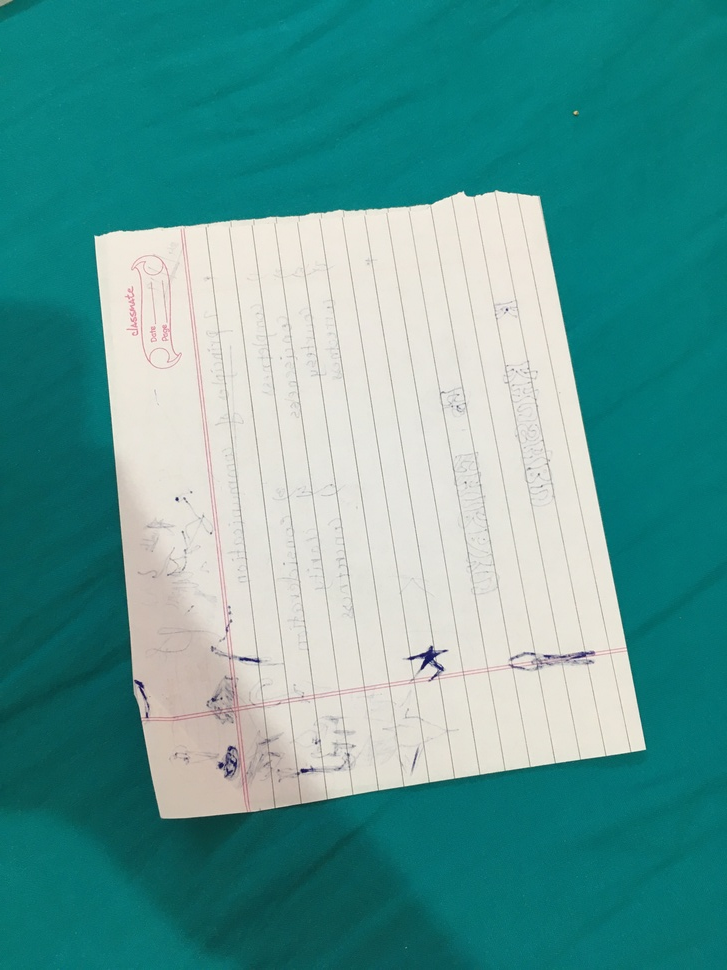
#> input picture IP/Learning/IMG_2628.JPG, 727 x 970 px, shrunk from 3024 x 4032 before the run, given in place of the camera
$ python Colour_Filter_mask.py
#> lines starting #> are read from the running program, lines starting #| are printed output that depends on the picture; after the words box and inside, x2 and y2 are one past the last pixel; in counts of white or black regions, pixels touching at a corner belong together
import cv2
import numpy as np

def mouse(event,x,y,z,w):
    print(x,y)
    pixel = res[y,x]
    print(pixel)


def lol(self):
    pass


cap = cv2.VideoCapture(0)

cv2.namedWindow('Control')
cv2.createTrackbar('Hue','Control',0,180,lol)
#> slider 'Hue' is set to 60
cv2.createTrackbar('Saturation','Control',0,255,lol)
#> slider 'Saturation' is set to 85
cv2.createTrackbar('Value','Control',0,255,lol)
#> slider 'Value' is set to 85

#Mouse function
cv2.namedWindow('res')
cv2.setMouseCallback('res',mouse)

while True:
    xg,frame = cap.read()
#> frame is the input picture: shape (970, 727, 3); mean B, G, R 150.4, 154.3, 91.1
    #cv2.imshow("frame",frame)
    hsv = cv2.cvtColor(frame,cv2.COLOR_BGR2HSV)
#> hsv: shape (970, 727, 3); mean H, S, V 64, 152.9, 156.5

    #setting HSV values using slider
    H = cv2.getTrackbarPos('Hue','Control')
    S = cv2.getTrackbarPos('Saturation','Control')
    V = cv2.getTrackbarPos('Value','Control')

    #lower and upper limit of
    lowerred=np.array([H,S,V])
    upperred=np.array([180,255,255])

    mask10 = cv2.inRange(hsv,lowerred,upperred)
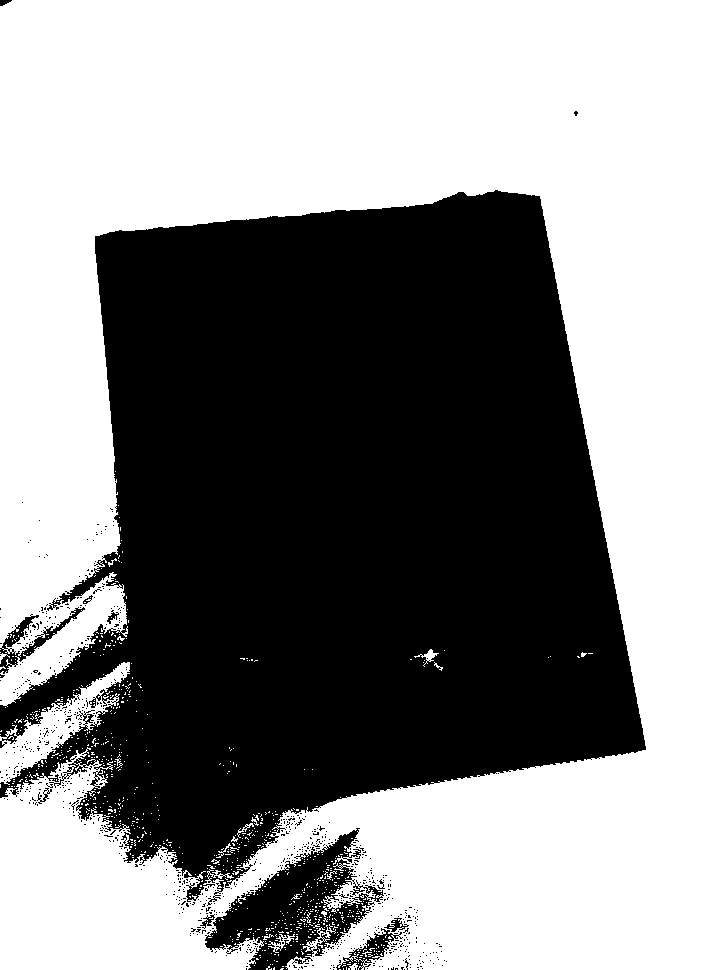
#> mask10: shape (970, 727); 55.8% white; 788 black regions (777 under 20 px), largest, box (x1, y1, x2, y2) and area: (0, 190, 646, 906) 297585, (205, 828, 384, 970) 10160, (0, 607, 85, 674) 1080

    res = cv2.bitwise_and(frame,frame,mask = mask10) #logical and of mask and image
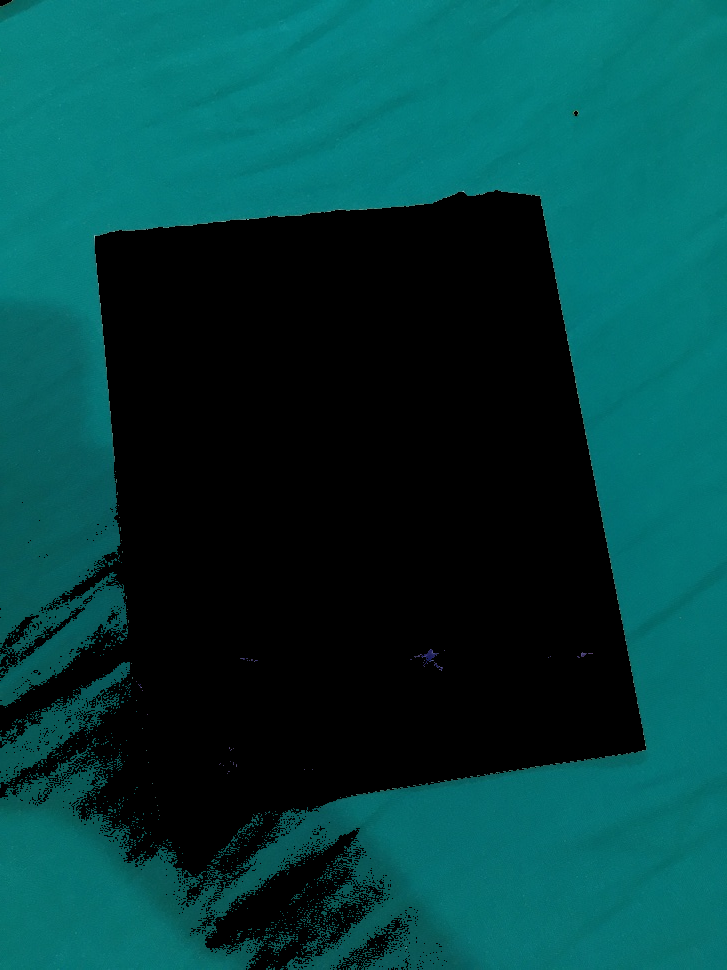
#> res: shape (970, 727, 3); mean B, G, R 64.1, 64.6, 3.2

    #print(res)
    cv2.imshow('res',res)

    if cv2.waitKey(1) & 0xFF == ord('q'):
#> (key q is pressed here)
        break

cap.release()
print(len(res))
#| 970

$ run again, on IP/Learning/IMG_3879.jpg
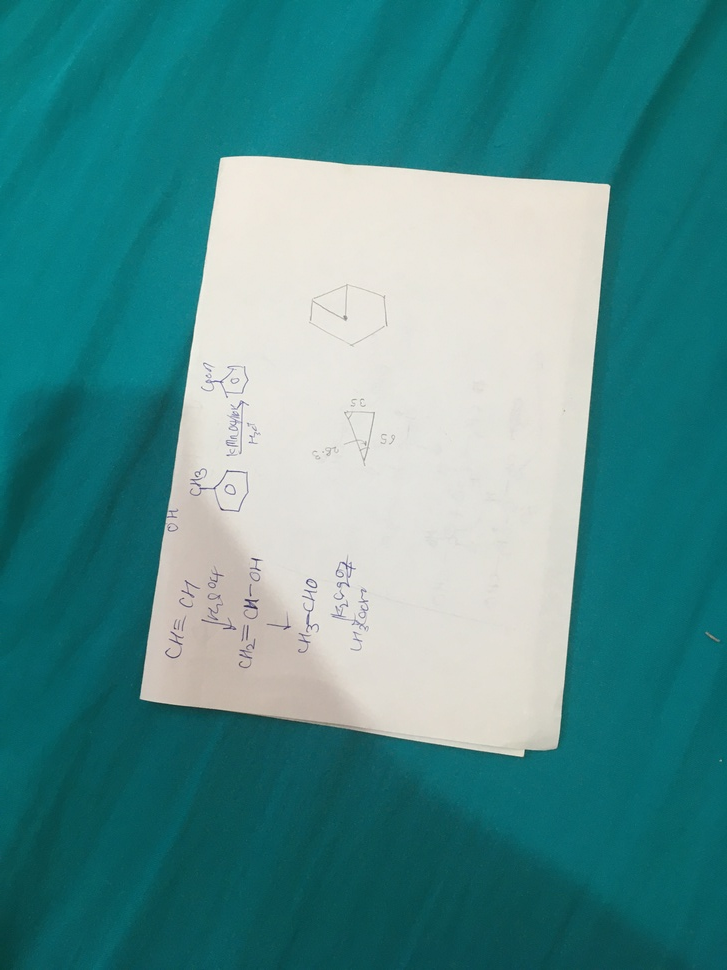
#> input picture IP/Learning/IMG_3879.jpg, 727 x 970 px, shrunk from 3024 x 4032 before the run, given in place of the camera
#> frame is the input picture: shape (970, 727, 3); mean B, G, R 141.6, 141.2, 79.5
#> hsv: shape (970, 727, 3); mean H, S, V 69.8, 159.9, 145.5
#> `mask10 = cv2.inRange(hsv,lowerred,upperred)`:
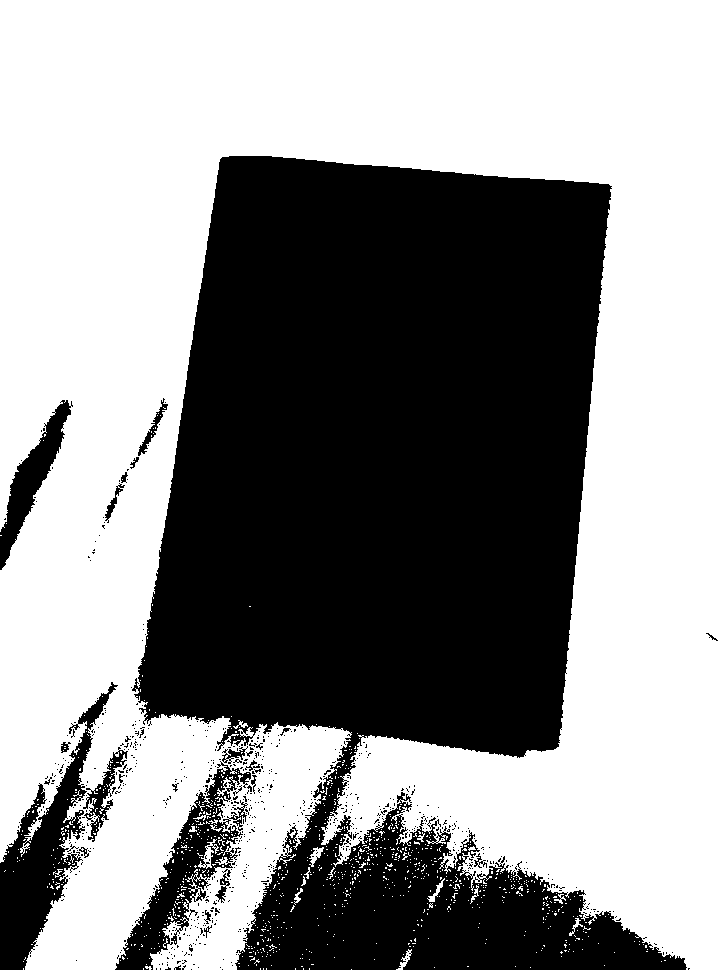
#> mask10: shape (970, 727); 57.6% white; 718 black regions (690 under 20 px), largest, box (x1, y1, x2, y2) and area: (132, 156, 687, 970) 273816, (0, 682, 118, 970) 9777, (115, 761, 251, 970) 7395
#> `res = cv2.bitwise_and(frame,frame,mask = mask10)`:
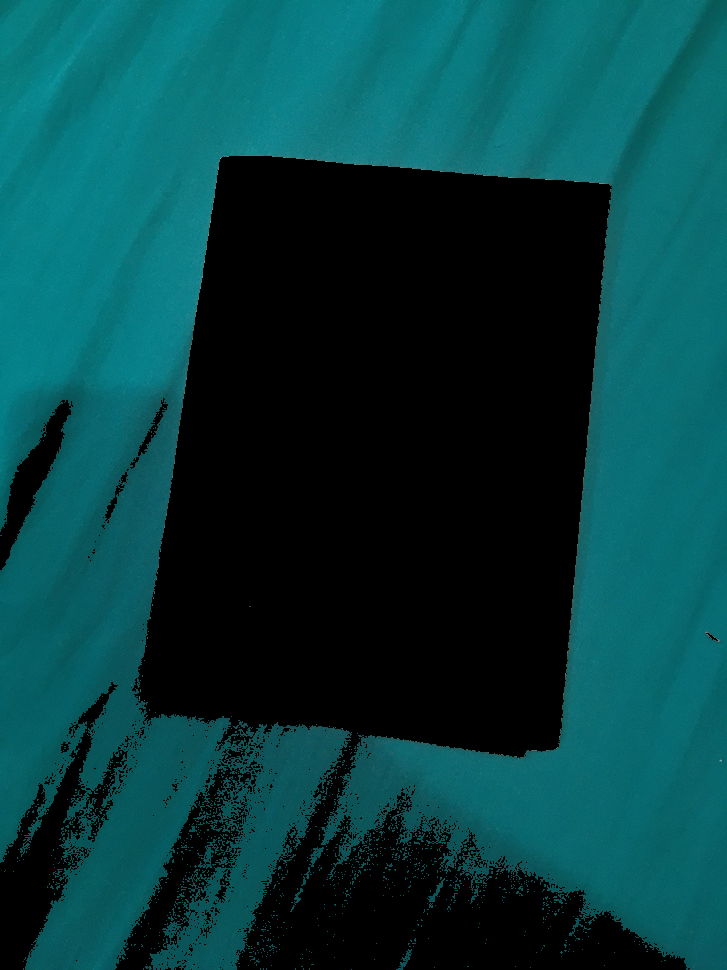
#> res: shape (970, 727, 3); mean B, G, R 64.9, 62, 5.9
#| 970

$ run again, on IP/Learning/IMG_5912.JPG
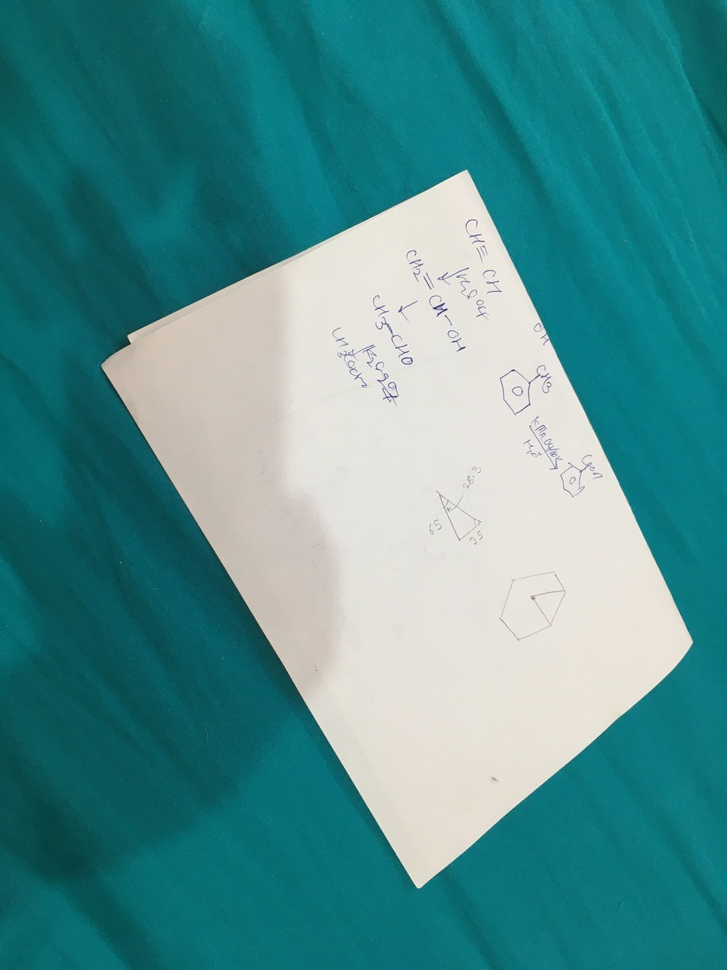
#> input picture IP/Learning/IMG_5912.JPG, 727 x 970 px, shrunk from 3024 x 4032 before the run, given in place of the camera
#> frame is the input picture: shape (970, 727, 3); mean B, G, R 143.9, 142.7, 78
#> hsv: shape (970, 727, 3); mean H, S, V 70, 163.1, 148
#> `mask10 = cv2.inRange(hsv,lowerred,upperred)`:
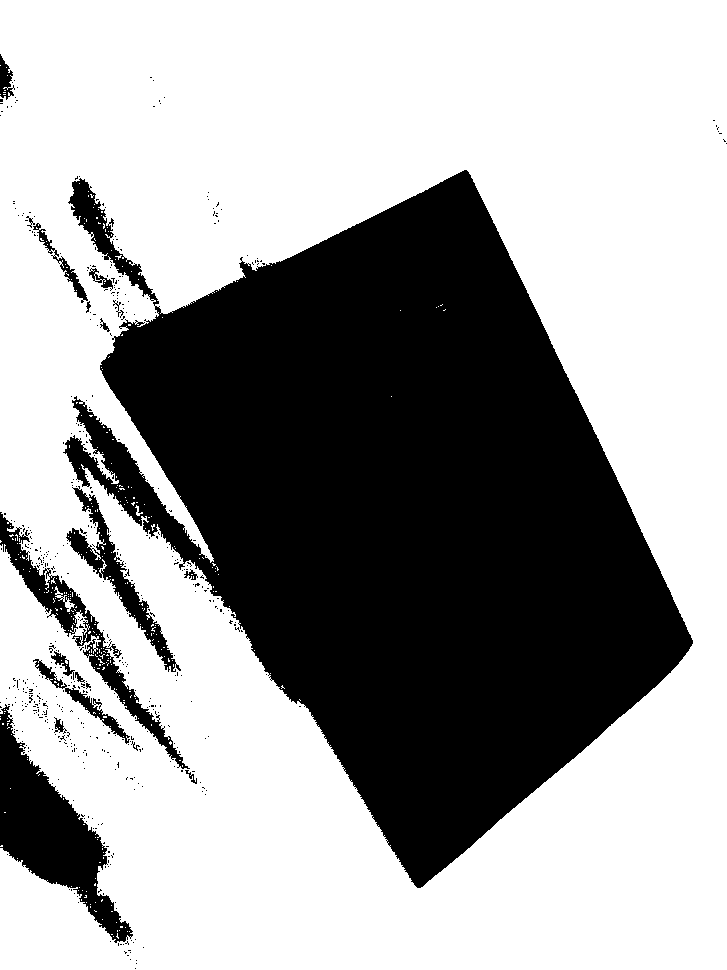
#> mask10: shape (970, 727); 63% white; 530 black regions (512 under 20 px), largest, box (x1, y1, x2, y2) and area: (63, 170, 693, 888) 237466, (0, 704, 133, 943) 11017, (0, 512, 190, 769) 5117
#> `res = cv2.bitwise_and(frame,frame,mask = mask10)`:
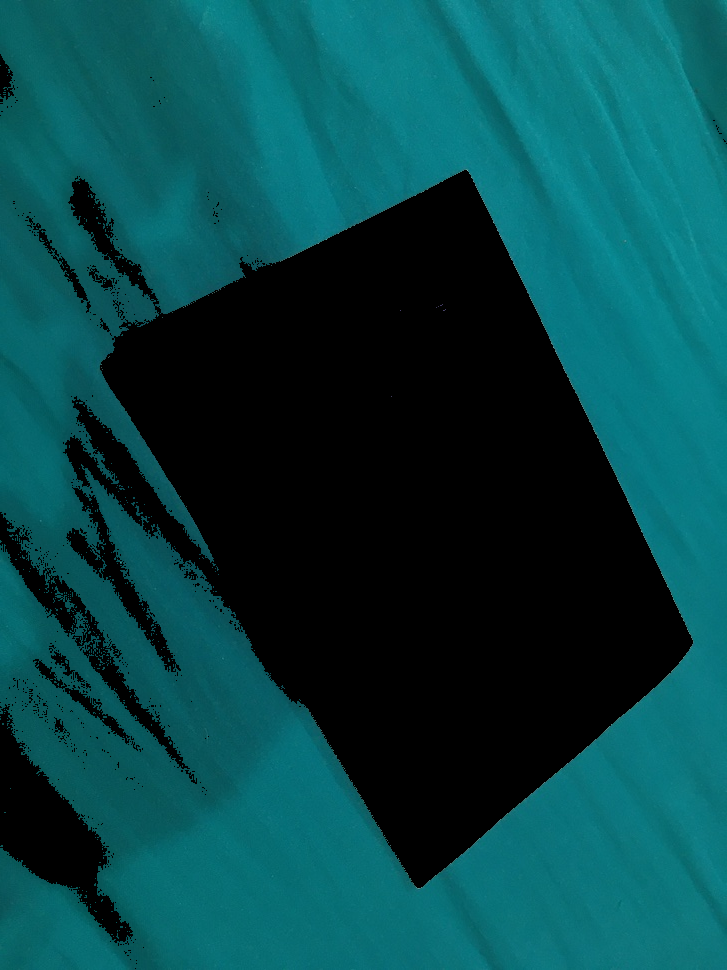
#> res: shape (970, 727, 3); mean B, G, R 72.5, 68.8, 6.2
#| 970
